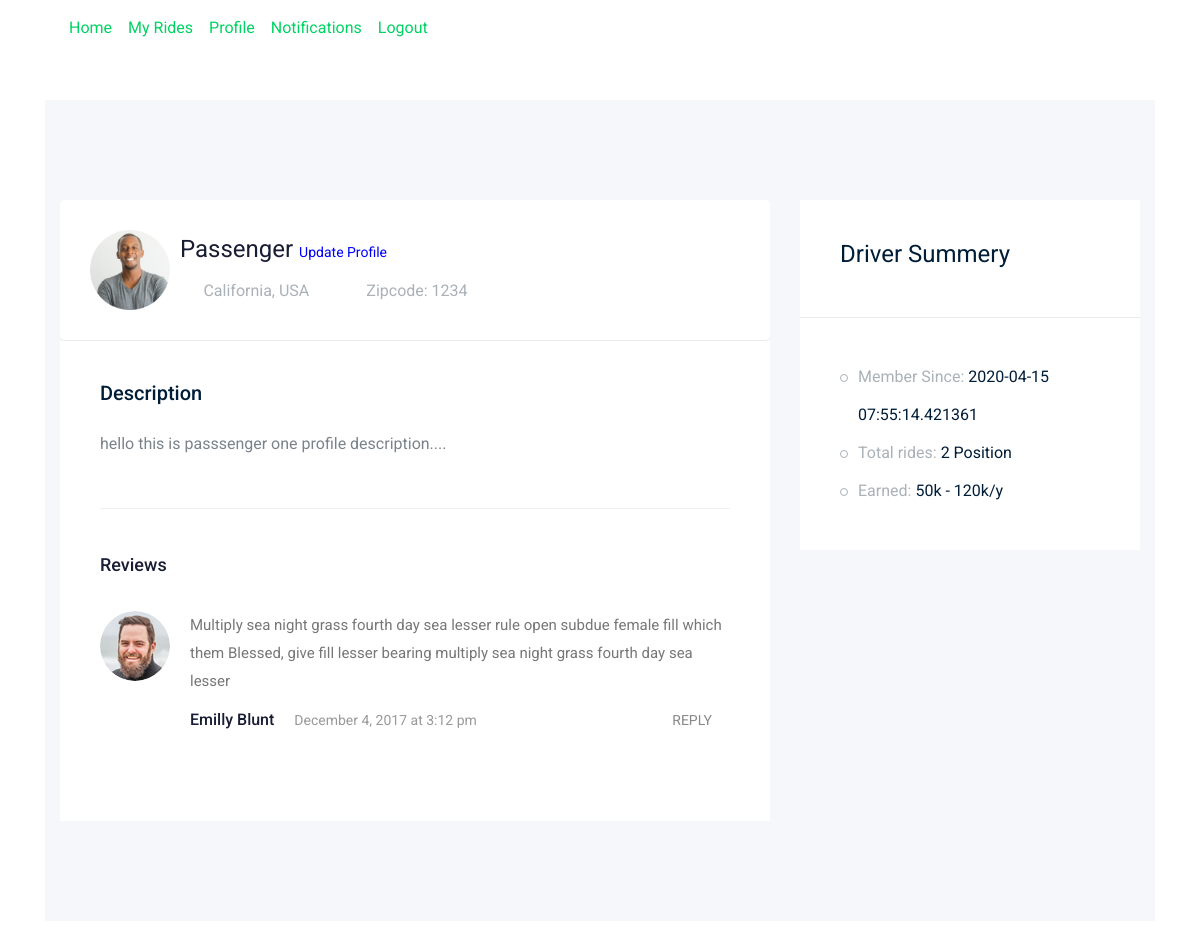
The app's page /passenger/profile (signed in) with its own data.
### app/models/models.py (models this page shows, shortened)
class User(db.Model,UserMixin):
    __tablename__ = "users"
    id = db.Column(db.Integer, primary_key=True)
    name = db.Column(db.String(100), nullable=False)
    surname = db.Column(db.String(100), nullable=False)
    email = db.Column(db.String(100), unique=True, nullable=False)
    password = db.Column(db.String(150), nullable=False)
    zipcode = db.Column(db.String(100), nullable=True)
    roles = db.Column(db.String(10), default="Passenger")
    profile_image = db.Column(db.String(255), nullable=True, default="0")
    profile_description = db.Column(db.String(255), nullable=True)
    gender = db.Column(db.Integer, nullable=False)
    member_since = db.Column(db.DateTime, nullable=False, default=datetime.utcnow)
    charges_per_kilo = db.Column(db.Integer, default=0) #only for driver
    passengers = db.relationship('Ride', foreign_keys="[Ride.passenger_id]")
    drivers = db.relationship('Ride', foreign_keys="[Ride.driver_id]")

### app/passenger/views.py (the view)
@pb.route('/profile')
@login_required
def profile():
	user = db.session.query(User, Ride).outerjoin(Ride, Ride.driver_id == User.id).all()
	return render_template('passenger_profile.html', user=current_user)

### app/models/models.py (called while the page is built)
@login_manager.user_loader
def load_user(user_id):
    return User.query.get(user_id)

### app/passenger/templates/passenger_profile.html (shortened to what this page needs)
{% extends 'pass_masterlayout.html' %}
{% block body %}
<section class="contact-section section_padding">
    <div class="container">
        <div class="row">
            <div class="col-12">
            </div>
        </div>
        <div class="row">
            <div class="col-lg-12">
    <div class="job_details_area">
        <div class="container">
            <div class="row">
                <div class="col-lg-8">
                    <div class="job_details_header">
                        <div class="single_jobs white-bg d-flex justify-content-between">
                            <div class="jobs_left d-flex align-items-center">
                                <div class="" style="margin-right:10px;">
                                    {% if user.profile_image == "0" %}
                                    <img src="https://mdbootstrap.com/img/Photos/Others/placeholder-avatar.jpg" class="img-responsive" style="width:80px;" alt="">
                                    {% else %}
                                    <img src="{{url_for('static',filename='uploads/'+user.profile_image)}}" class="img-responsive" style="width:80px;" alt="">
                                    {% endif %}
                                </div>
                                <div class="jobs_conetent">
                                    <a href="#"><h4>{{user.name}} <span ><a href="{{url_for('passenger_bp.update_profile')}}" style="color:blue;font-size:14px;">Update Profile</a> </span></h4></a>
                                    <div class="links_locat d-flex align-items-center">
                                        <div class="location">
                                            <p> <i class="fa fa-map-marker"></i> California, USA</p>
                                        </div>
                                        <div class="location">
                                            <p> Zipcode: {{user.zipcode}}</p>
                                        </div>
                                    </div>
                                </div>
                            </div>
                        </div>
                    </div>
                    <div class="descript_wrap white-bg">
                        <div class="single_wrap">
                            <h4>Description</h4>
                            <p>{{user.profile_description}}</p>
                        </div>
                                       <div class="comments-area">
                  <h4>Reviews</h4>
                  <div class="comment-list">
                     <div class="single-comment justify-content-between d-flex">
                        <div class="user justify-content-between d-flex">
                           <div class="thumb">
                              <img src="img/comment/comment_3.png" alt="">
                           </div>
                           <div class="desc">
                              <p class="comment">
                                 Multiply sea night grass fourth day sea lesser rule open subdue female fill which them
                                 Blessed, give fill lesser bearing multiply sea night grass fourth day sea lesser
                              </p>
                              <div class="d-flex justify-content-between">
                                 <div class="d-flex align-items-center">
                                    <h5>
                                       <a href="#">Emilly Blunt</a>
                                    </h5>
                                    <p class="date">December 4, 2017 at 3:12 pm </p>
                                 </div>
                                 <div class="reply-btn">
                                    <a href="#" class="btn-reply text-uppercase">reply</a>
                                 </div>
                              </div>
                           </div>
                        </div>
                     </div>
                  </div>
               </div>
                    </div>
                </div>
                <div class="col-lg-4">
                    <div class="job_sumary">
                        <div class="summery_header">
                            <h3>Driver Summery</h3>
                        </div>
                        <div class="job_content">
                            <ul>
                                <li>Member Since: <span>{{user.member_since}}</span></li>
                                <li>Total rides: <span>2 Position</span></li>
                                <li>Earned: <span>50k - 120k/y</span></li>
                            </ul>
                        </div>
                    </div>
                </div>
            </div>
        </div>
    </div>
            </div>
            </div>
        </div>
</section>
{% endblock %}

### records on screen
User: profile_image (picture), name "Passenger", zipcode "1234", profile_description "hello this is passsenger one profile description....", member_since "2020-04-15 07:55:14.421361"
